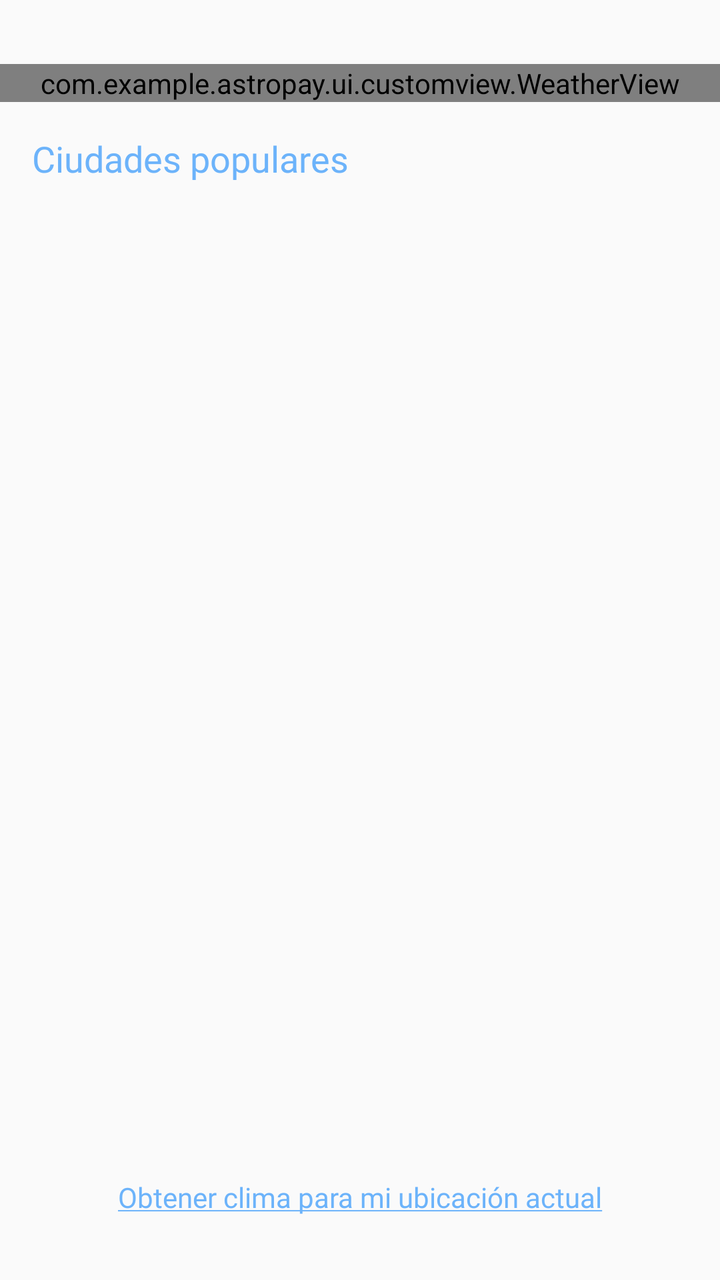
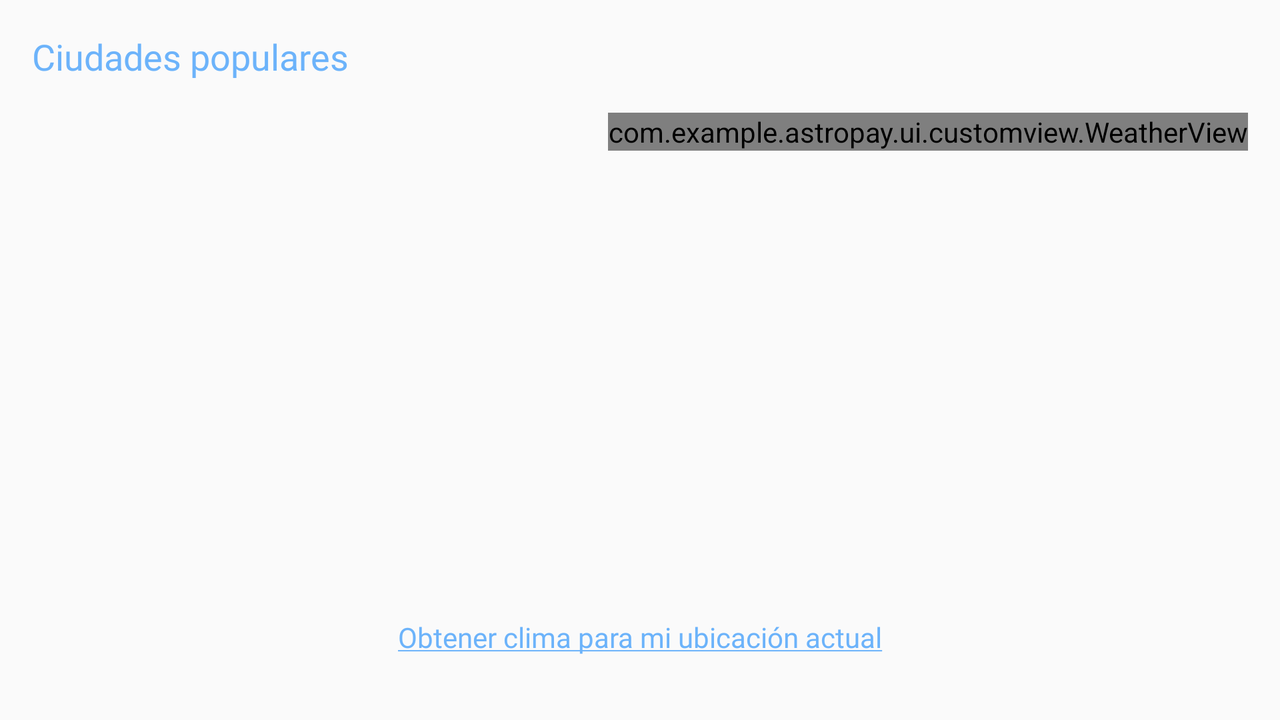

One screen, two layout resources from the same app: the default and the repository's alternative for another configuration. Each is rendered where Android would select it; the XML of both is given below.
<!-- AndroidManifest.xml: application theme AppTheme -->
<!-- res/layout/activity_main.xml -->
<?xml version="1.0" encoding="utf-8"?>
<androidx.constraintlayout.widget.ConstraintLayout xmlns:android="http://schemas.android.com/apk/res/android"
    xmlns:app="http://schemas.android.com/apk/res-auto"
    xmlns:tools="http://schemas.android.com/tools"
    android:layout_width="match_parent"
    android:layout_height="match_parent"
    tools:context=".ui.activities.MainActivity">


    <androidx.recyclerview.widget.RecyclerView
        android:id="@+id/recyclerViewCities"
        android:layout_width="@dimen/dimen_0dp"
        android:layout_height="@dimen/dimen_0dp"
        android:layout_marginTop="@dimen/margin_top_small"
        android:layout_marginBottom="@dimen/margin_bottom_small"
        android:paddingLeft="@dimen/margin_left"
        android:paddingRight="@dimen/margin_left"
        app:layout_constraintBottom_toTopOf="@+id/textViewGetWeatherByLocation"
        app:layout_constraintEnd_toEndOf="parent"
        app:layout_constraintStart_toStartOf="parent"
        app:layout_constraintTop_toBottomOf="@+id/textViewCityLabel" />

    <com.example.astropay.ui.customview.WeatherView
        android:id="@+id/weatherView"
        android:layout_width="match_parent"
        android:layout_height="wrap_content"
        android:layout_marginTop="@dimen/margin_top_large"
        app:layout_constraintEnd_toEndOf="parent"
        app:layout_constraintStart_toStartOf="parent"
        app:layout_constraintTop_toTopOf="parent" />

    <TextView
        android:id="@+id/textViewGetWeatherByLocation"
        android:layout_width="wrap_content"
        android:layout_height="wrap_content"
        android:layout_marginBottom="@dimen/margin_bottom_large"
        android:text="@string/text_get_weather_by_current_location"
        style="@style/text_get_weather_by_current_location"
        app:layout_constraintBottom_toBottomOf="parent"
        app:layout_constraintEnd_toEndOf="parent"
        app:layout_constraintStart_toStartOf="parent" />

    <TextView
        android:id="@+id/textViewCityLabel"
        style="@style/text_popular_cities"
        android:layout_width="wrap_content"
        android:layout_height="wrap_content"
        android:layout_marginStart="@dimen/margin_left"
        android:layout_marginLeft="@dimen/margin_left"
        android:layout_marginTop="@dimen/margin_left"
        android:text="@string/text_popular_cities"
        app:layout_constraintStart_toStartOf="parent"
        app:layout_constraintTop_toBottomOf="@+id/weatherView" />

</androidx.constraintlayout.widget.ConstraintLayout>
<!-- resources referenced by this layout -->
<resources>
  <dimen name="dimen_0dp">0dp</dimen>
  <dimen name="margin_bottom_large">32dp</dimen>
  <dimen name="margin_bottom_small">8dp</dimen>
  <dimen name="margin_left">16dp</dimen>
  <dimen name="margin_top_large">32dp</dimen>
  <dimen name="margin_top_small">8dp</dimen>
  <string name="text_get_weather_by_current_location"><u>Obtener clima para mi ubicación actual</u></string>
  <string name="text_popular_cities">Ciudades populares</string>
  <style name="text_get_weather_by_current_location">
          <item name="android:fontFamily">@font/raleway_regular</item>
          <item name="android:textSize">@dimen/font_size_primary_text</item>
          <item name="android:textColor">@color/blue</item>
      </style>
  <style name="text_popular_cities">
          <item name="android:fontFamily">@font/raleway_regular</item>
          <item name="android:textSize">@dimen/font_size_secondary_title</item>
          <item name="android:textColor">@color/blue</item>
      </style>
  <style name="AppTheme" parent="Theme.AppCompat.Light.NoActionBar">
          
          <item name="colorPrimary">@color/colorPrimary</item>
          <item name="colorPrimaryDark">@color/colorPrimaryDark</item>
          <item name="colorAccent">@color/colorAccent</item>
      </style>
  <dimen name="font_size_primary_text">14sp</dimen>
  <color name="blue">#6CB3FA</color>
  <dimen name="font_size_secondary_title">18sp</dimen>
  <color name="colorPrimary">#008577</color>
  <color name="colorPrimaryDark">@color/blue</color>
  <color name="colorAccent">#D81B60</color>
</resources>
<!-- res/layout-land/activity_main.xml (the repository's variant of the layout above) -->
<!-- drawn on the phone turned sideways -->
<?xml version="1.0" encoding="utf-8"?>
<androidx.constraintlayout.widget.ConstraintLayout xmlns:android="http://schemas.android.com/apk/res/android"
    xmlns:app="http://schemas.android.com/apk/res-auto"
    xmlns:tools="http://schemas.android.com/tools"
    android:layout_width="match_parent"
    android:layout_height="match_parent"
    tools:context=".ui.activities.MainActivity">


    <androidx.recyclerview.widget.RecyclerView
        android:id="@+id/recyclerViewCities"
        android:layout_width="@dimen/dimen_0dp"
        android:layout_height="@dimen/dimen_0dp"
        android:layout_marginTop="@dimen/margin_top"
        android:layout_marginBottom="@dimen/margin_bottom_small"
        android:paddingLeft="@dimen/margin_left"
        android:paddingRight="@dimen/margin_left"
        app:layout_constraintBottom_toTopOf="@+id/textViewGetWeatherByLocation"
        app:layout_constraintEnd_toStartOf="@+id/weatherView"
        app:layout_constraintStart_toStartOf="parent"
        app:layout_constraintTop_toBottomOf="@+id/textViewCityLabel" />

    <com.example.astropay.ui.customview.WeatherView
        android:id="@+id/weatherView"
        android:layout_width="wrap_content"
        android:layout_height="@dimen/dimen_0dp"
        android:layout_marginEnd="@dimen/margin_right"
        android:layout_marginRight="@dimen/margin_right"
        app:layout_constraintEnd_toEndOf="parent"
        app:layout_constraintTop_toTopOf="@+id/recyclerViewCities" />

    <TextView
        android:id="@+id/textViewGetWeatherByLocation"
        style="@style/text_get_weather_by_current_location"
        android:layout_width="wrap_content"
        android:layout_height="wrap_content"
        android:layout_marginBottom="@dimen/margin_bottom_large"
        android:text="@string/text_get_weather_by_current_location"
        app:layout_constraintBottom_toBottomOf="parent"
        app:layout_constraintEnd_toEndOf="parent"
        app:layout_constraintStart_toStartOf="parent" />

    <TextView
        android:id="@+id/textViewCityLabel"
        style="@style/text_popular_cities"
        android:layout_width="wrap_content"
        android:layout_height="wrap_content"
        android:layout_marginStart="@dimen/margin_left"
        android:layout_marginLeft="@dimen/margin_left"
        android:layout_marginTop="@dimen/margin_top"
        android:text="@string/text_popular_cities"
        app:layout_constraintStart_toStartOf="parent"
        app:layout_constraintTop_toTopOf="parent" />

</androidx.constraintlayout.widget.ConstraintLayout>
<!-- resources referenced by the variant -->
<!-- as the phone turned sideways resolves them -->
<resources>
  <dimen name="dimen_0dp">0dp</dimen>
  <dimen name="margin_bottom_large">32dp</dimen>
  <dimen name="margin_bottom_small">8dp</dimen>
  <dimen name="margin_left">16dp</dimen>
  <dimen name="margin_right">16dp</dimen>
  <dimen name="margin_top">16dp</dimen>
  <string name="text_get_weather_by_current_location"><u>Obtener clima para mi ubicación actual</u></string>
  <string name="text_popular_cities">Ciudades populares</string>
  <style name="text_get_weather_by_current_location">
          <item name="android:fontFamily">@font/raleway_regular</item>
          <item name="android:textSize">@dimen/font_size_primary_text</item>
          <item name="android:textColor">@color/blue</item>
      </style>
  <style name="text_popular_cities">
          <item name="android:fontFamily">@font/raleway_regular</item>
          <item name="android:textSize">@dimen/font_size_secondary_title</item>
          <item name="android:textColor">@color/blue</item>
      </style>
  <style name="AppTheme" parent="Theme.AppCompat.Light.NoActionBar">
          
          <item name="colorPrimary">@color/colorPrimary</item>
          <item name="colorPrimaryDark">@color/colorPrimaryDark</item>
          <item name="colorAccent">@color/colorAccent</item>
      </style>
  <dimen name="font_size_primary_text">14sp</dimen>
  <color name="blue">#6CB3FA</color>
  <dimen name="font_size_secondary_title">18sp</dimen>
  <color name="colorPrimary">#008577</color>
  <color name="colorPrimaryDark">@color/blue</color>
  <color name="colorAccent">#D81B60</color>
</resources>
